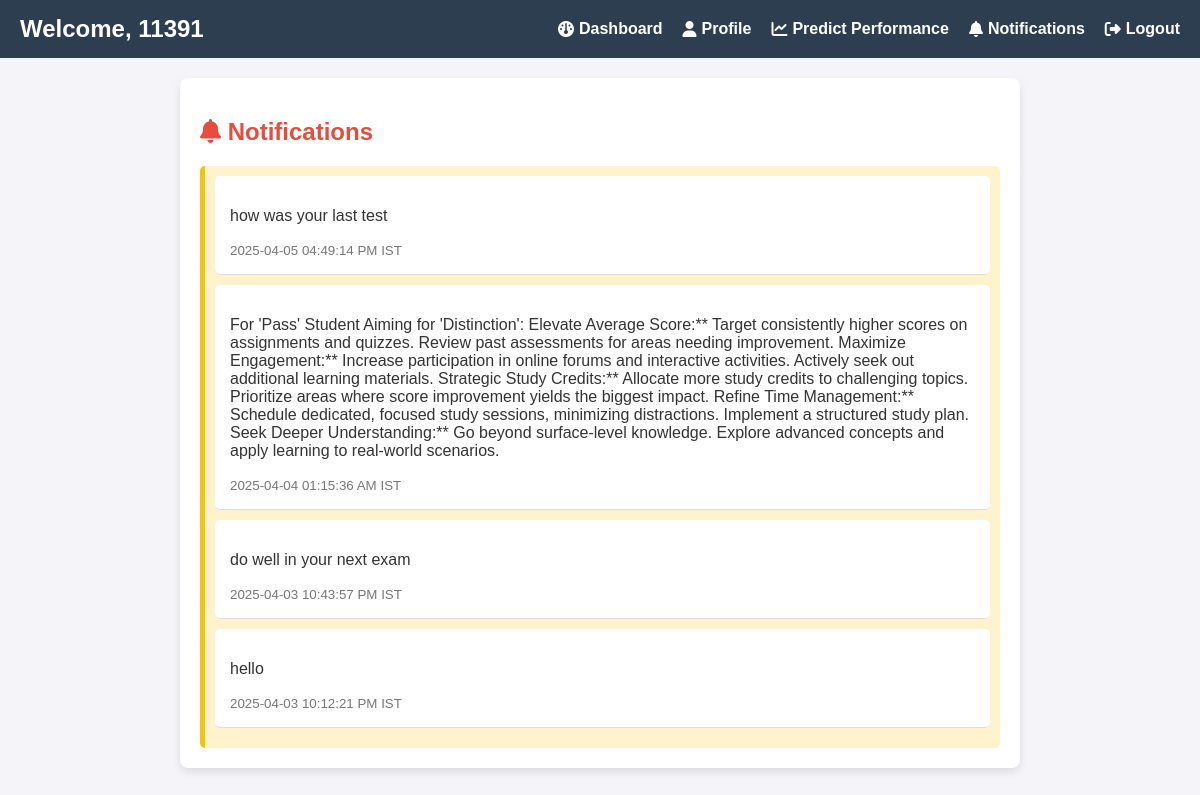
/notifications (signed in), run on an earlier commit of the app's database.
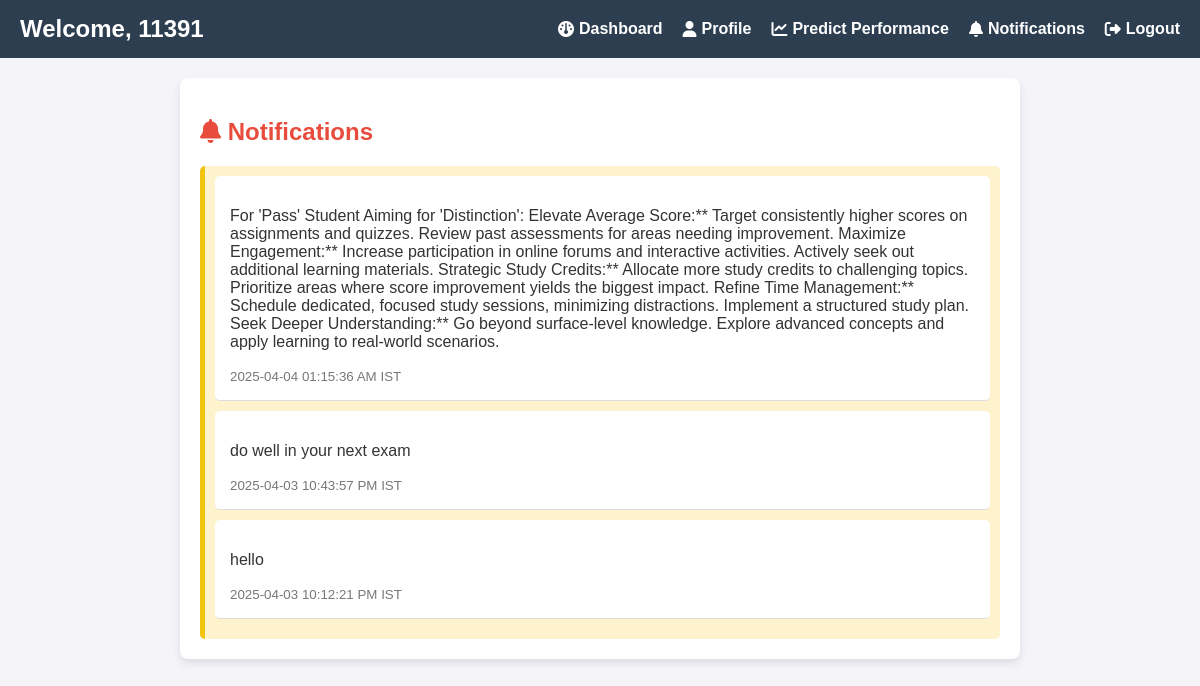
And on a later commit of the database.
### app.py (models this page shows)
class Notification(db.Model):
    id = db.Column(db.Integer, primary_key=True)
    student_id = db.Column(db.String(100), db.ForeignKey('student.student_id'), nullable=False)
    message = db.Column(db.Text, nullable=False)
    is_read = db.Column(db.Boolean, default=False)
    created_at = db.Column(db.DateTime, default=db.func.current_timestamp())

### app.py (the view)
@app.route('/notifications')
def notifications():
    if 'student_id' not in session:
        return redirect(url_for('login'))
    student_id = session['student_id']
    student_notifications = Notification.query.filter_by(student_id=student_id).order_by(Notification.created_at.desc()).all()
    ist = pytz.timezone('Asia/Kolkata')
    utc = pytz.utc
    for notif in student_notifications:
        utc_time = notif.created_at.replace(tzinfo=utc)
        ist_time = utc_time.astimezone(ist)
        notif.created_at_ist = ist_time.strftime('%Y-%m-%d %I:%M:%S %p IST')
    for notif in student_notifications:
        notif.is_read = True
    db.session.commit()
    has_unread_notifications = Notification.query.filter_by(student_id=student_id, is_read=False).count() > 0
    return render_template('notifications.html',
                           notifications=student_notifications,
                           has_unread_notifications=has_unread_notifications)

### templates/notifications.html (shortened to what this page needs)
<!DOCTYPE html>
<html lang="en">
<head>
    <link rel="stylesheet" href="https://cdnjs.cloudflare.com/ajax/libs/font-awesome/6.5.1/css/all.min.css">
</head>
<body>
    {% include 'navbar.html' %}
    <div class="container">
        <h2 style="color: #e74c3c;"><i class="fa-solid fa-bell"></i> Notifications</h2>
        {% if notifications %}
        <div style="background: #fff3cd; padding: 10px; border-radius: 5px; border-left: 5px solid #f1c40f;">
            {% for notif in notifications %}
                <div class="notification-item {% if not notif.is_read %}unread{% endif %}">
                    <p>{{ notif.message }}</p>
                    <small>{{ notif.created_at_ist }}</small>
                </div>
            {% endfor %}
        </div>
        {% else %}
        <p style="background: #fff3cd; padding: 10px; border-radius: 5px; border-left: 5px solid #f1c40f;">No notifications</p>
        {% endif %}
    </div>
</body>
</html>

What changed in the data, as far as the page shows it:
no longer on this page (row edited): Notification: message "how was your last test", created_at_ist "2025-04-05 04:49:14 PM IST"
